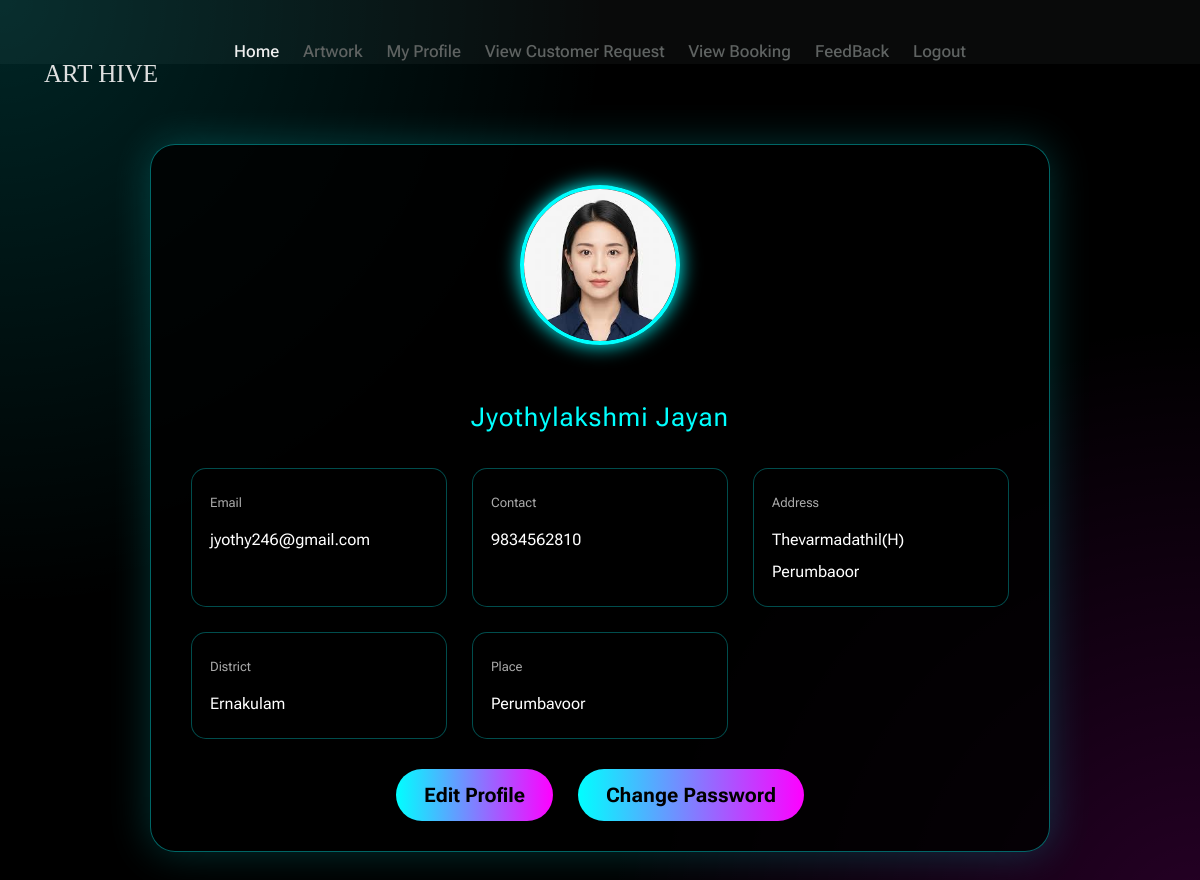
/Artist/MyProfile/ (signed in), run on the app's committed database.
### Guest/models.py (models this page shows)
class tbl_artist(models.Model):
    artist_name = models.CharField(max_length=50)
    artist_email = models.CharField(max_length=50)
    artist_contact = models.CharField(max_length=50)
    artist_address = models.CharField(max_length=50)
    artist_photo = models.FileField(upload_to="Assets/ArtistDocs/")
    artist_proof = models.FileField(upload_to="Assets/ArtistDocs/")
    artist_password = models.CharField(max_length=50)
    artist_status = models.IntegerField(default=0)
    place = models.ForeignKey(tbl_place,on_delete=models.CASCADE)

### Admin/models.py (models this page shows)
class tbl_place(models.Model):
    place_name=models.CharField(max_length=50)
    district=models.ForeignKey(tbl_district,on_delete=models.CASCADE)

class tbl_district(models.Model):
    district_name=models.CharField(max_length=50)

### Artist/views.py (the view)
# urls.py: path('MyProfile/',views.MyProfile,name="MyProfile"),
def MyProfile(request):
    artistData = tbl_artist.objects.get(id=request.session['tid'])
    return render(request,'Artist/MyProfile.html',{'artist':artistData})

### Artist/Templates/Artist/MyProfile.html (shortened to what this page needs)
{% extends 'Artist/Header.html' %}
{% block content %}
<head>
</head>
<div class="artist-profile-full">
    <div class="artist-profile-card">
        <div class="artist-profile-header">
            <img src="{{artist.artist_photo.url}}" class="artist-profile-img" alt="Artist Photo">
            <div class="artist-profile-name">{{artist.artist_name}}</div>
        </div>
        <div class="artist-profile-grid">
            <div class="artist-info-box">
                <div class="artist-info-label">Email</div>
                <div class="artist-info-value">{{artist.artist_email}}</div>
            </div>
            <div class="artist-info-box">
                <div class="artist-info-label">Contact</div>
                <div class="artist-info-value">{{artist.artist_contact}}</div>
            </div>
            <div class="artist-info-box">
                <div class="artist-info-label">Address</div>
                <div class="artist-info-value">{{artist.artist_address}}</div>
            </div>
            <div class="artist-info-box">
                <div class="artist-info-label">District</div>
                <div class="artist-info-value">{{artist.place.district.district_name}}</div>
            </div>
            <div class="artist-info-box">
                <div class="artist-info-label">Place</div>
                <div class="artist-info-value">{{artist.place.place_name}}</div>
            </div>
        </div>
        <div class="artist-profile-actions">
            <a href="{% url 'Artist:EditProfile' %}">Edit Profile</a>
            <a href="{% url 'Artist:ChangePassword' %}">Change Password</a>
        </div>
    </div>
</div>
{% endblock %}

### Artist/Templates/Artist/MyProfile.html (style rules this page uses)
.artist-profile-full { width: 100vw; min-height: 100vh; margin-left: calc(-50vw + 50%); background: #000; padding: 80px 20px; color: #fff; }
.artist-profile-full::before { content: ""; position: absolute; inset: 0; background: radial-gradient(circle at top left, rgba(0,255,255,0.15), transparent 40%), radial-gradient(circle at bottom right, rgba(255,0,255,0.15), transparent 40%); z-index: 0; }
.artist-profile-card { position: relative; z-index: 1; max-width: 900px; margin: auto; background: rgba(0,0,0,0.8); border-radius: 25px; padding: 40px; border: 1px solid rgba(0,255,255,0.4); box-shadow: 0 0 40px rgba(0,255,255,0.2); }
.artist-profile-header { text-align: center; margin-bottom: 35px; }
.artist-profile-img { width: 160px; height: 160px; border-radius: 50%; object-fit: cover; border: 4px solid #0ff; box-shadow: 0 0 20px #0ff; }
.artist-profile-name { margin-top: 15px; font-size: 26px; color: #0ff; letter-spacing: 1px; }
.artist-profile-grid { display: grid; grid-template-columns: repeat(auto-fit, minmax(250px,1fr)); gap: 25px; margin-top: 30px; }
.artist-info-box { background: rgba(0,0,0,0.7); border: 1px solid rgba(0,255,255,0.3); padding: 18px; border-radius: 15px; }
.artist-info-label { font-size: 13px; color: #aaa; margin-bottom: 5px; }
.artist-info-value { font-size: 16px; color: #fff; }
.artist-profile-actions { margin-top: 40px; text-align: center; }
.artist-profile-actions a { text-decoration: none; padding: 14px 28px; margin: 10px; border-radius: 50px; font-weight: bold; color: #000; background: linear-gradient(90deg, #0ff, #f0f); transition: 0.3s; }

### data on the page
tbl_artist: artist_photo (picture), artist_name "Jyothylakshmi Jayan", artist_email "jyothy246@gmail.com", artist_contact "9834562810", artist_address "Thevarmadathil(H) Perumbaoor", place.district.district_name "Ernakulam", place.place_name "Perumbavoor"
